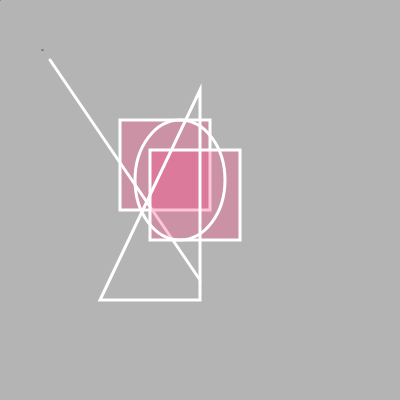
Frame 1 (no input)
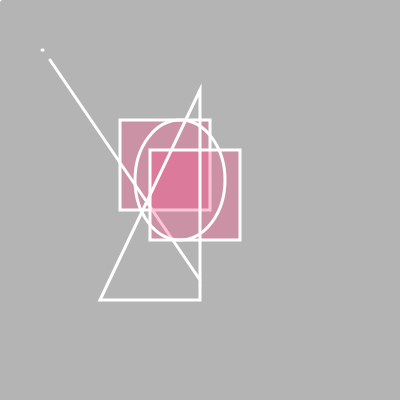
Frame 60 (no input)
Frame 120 (the mouse pressed at the canvas centre since frame 60): identical to frame 60, image omitted

The p5.js sketch that drew these frames (run headless with seeded random() and noise() and a simulated clock; from frame 60 on, the mouse is pressed at the canvas centre):

// p5.js sketch
// ── sketch.js
function setup(){
	createCanvas(400, 400)
}

function draw(){
	background(180)

	point(42,50)
	point(0,0)
	point(43,50)
	
	// funzione che disegna un segmento e forme
	// fill = funzione colore, anche opacità
	// noFill = no colore
	// stroke = cambiare colore traccia

	stroke(280)
	strokeWeight(3)
	fill(250,70,130,80)
	rect(120,120,90,90)
	line(50,60,200,280)
	rect(150,150,90,90)
	
	noFill()
	triangle(200,90,200,300,100,300)
	
	ellipse(180,180,90,120)

}
